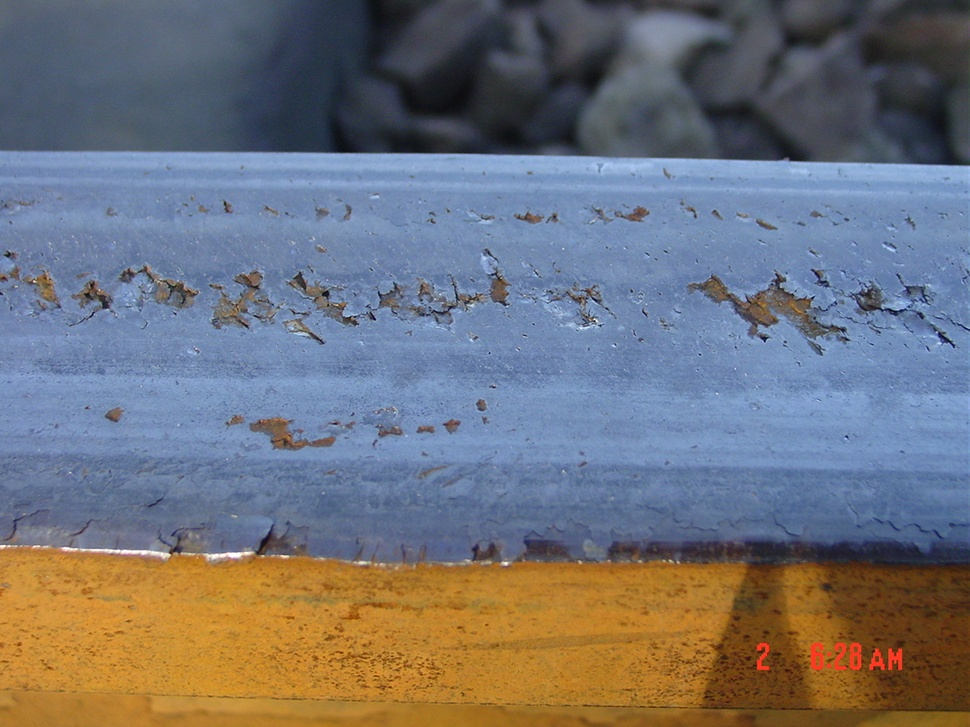
#> input picture DSC04371.JPG, 970 x 727 px, shrunk from 1280 x 960 before the run
$ python main_3.py
#> lines starting #> are read from the running program, lines starting #| are printed output that depends on the picture; after the words box and inside, x2 and y2 are one past the last pixel; in counts of white or black regions, pixels touching at a corner belong together
import cv2
import time

# Load the image
image = cv2.imread('DSC04371.JPG')
#> image is the input picture: shape (727, 970, 3); mean B, G, R 119.8, 113.7, 112.9

# Convert the image to grayscale
gray = cv2.cvtColor(image, cv2.COLOR_BGR2GRAY)
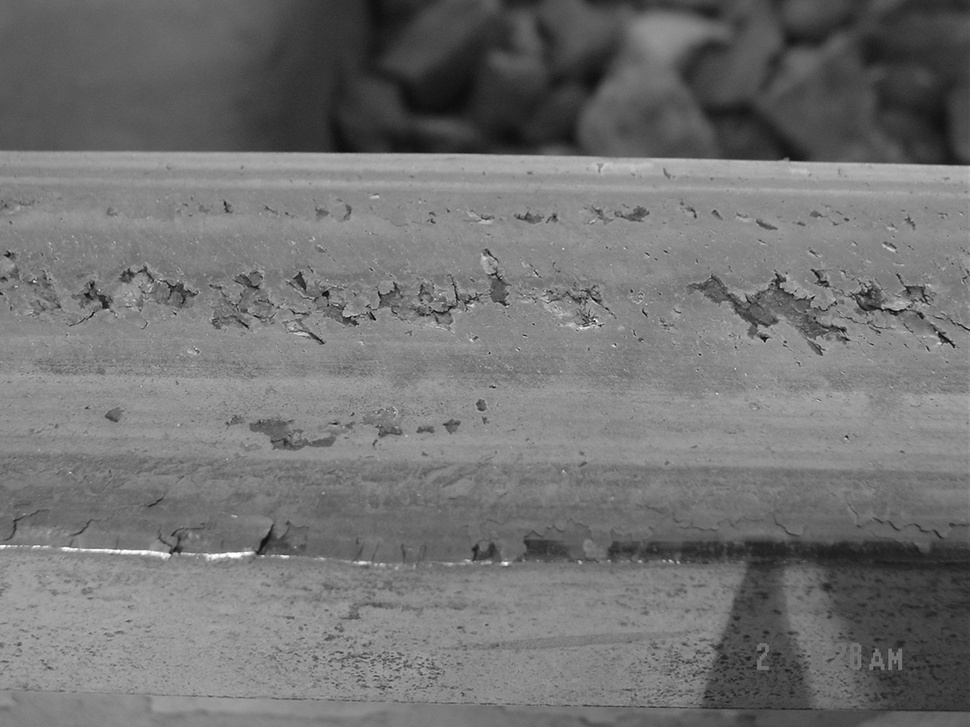
#> gray: shape (727, 970); min 5, max 255, mean 114.1

cv2.imwrite("index_gray.png", gray)

# Apply Gaussian blur to reduce noise
blurred = cv2.GaussianBlur(gray, (7, 7), 0)

cv2.imwrite("index_blur.png", blurred)

bilateral_blur = cv2.bilateralFilter(gray, 9, 75, 75)

cv2.imwrite("index_bilateral.png", bilateral_blur)

thresh = cv2.threshold(bilateral_blur, 0, 255, cv2.THRESH_BINARY)[1]
#> thresh: shape (727, 970); every value is 255

cv2.imwrite("index_thresh.png", thresh)

edges = cv2.Canny(bilateral_blur, 100, 200)
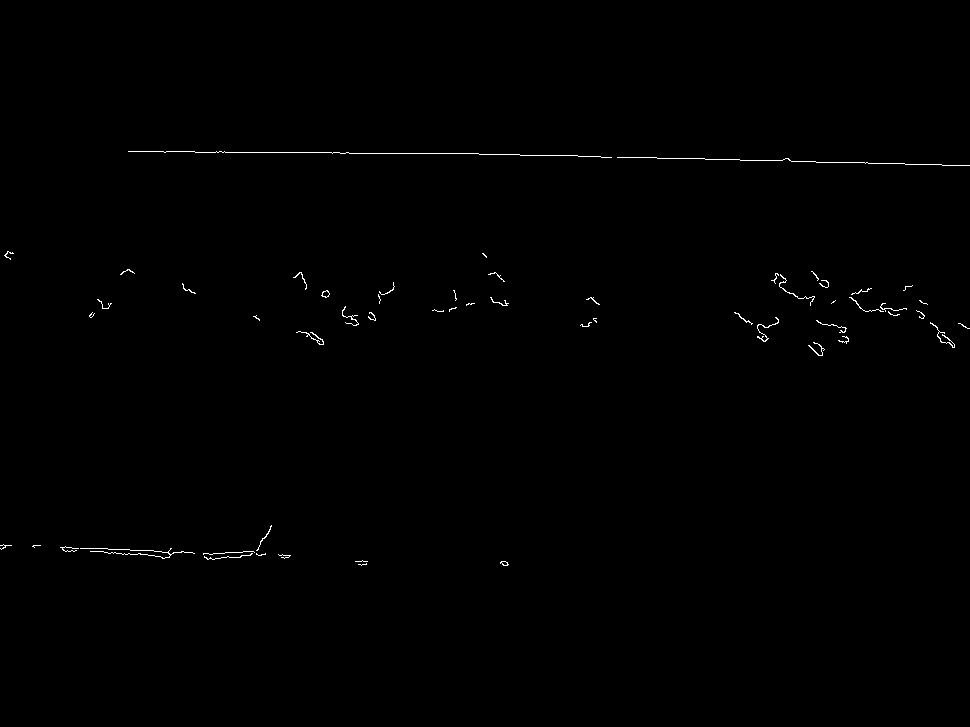
#> edges: shape (727, 970); 0.36% white in thin lines or dots, all inside (x1, y1, x2, y2) = (0, 151, 970, 566)

cv2.imwrite("index_edges.png", edges)

ret, th = cv2.threshold(gray, 0, 255, cv2.THRESH_BINARY+cv2.THRESH_OTSU)
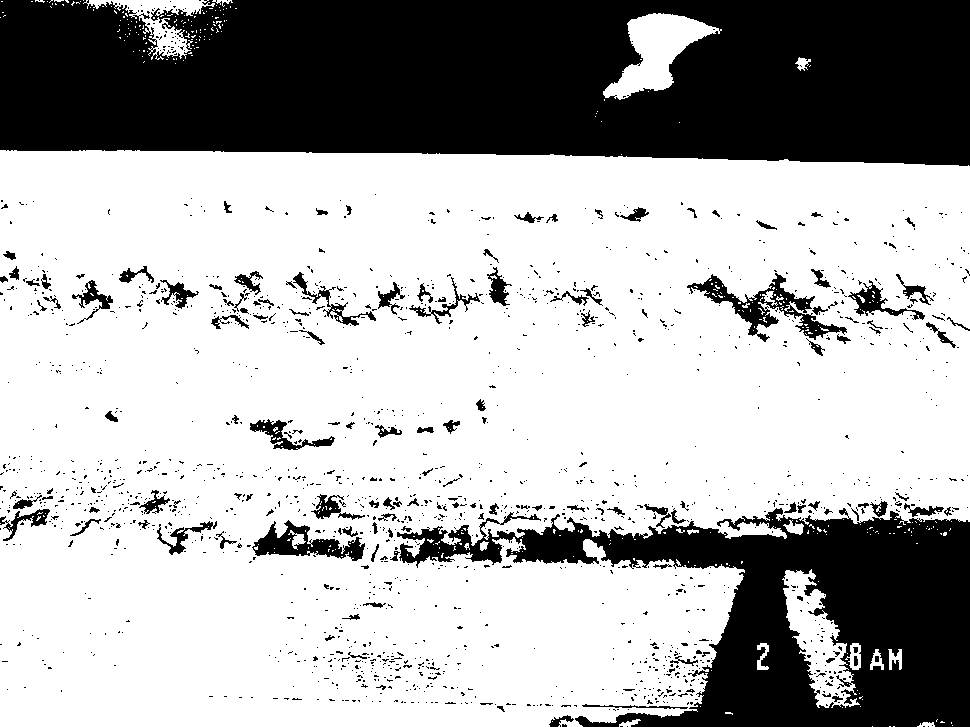
#> th: shape (727, 970); 68.4% white; 1633 black regions (1490 under 20 px), largest, box (x1, y1, x2, y2) and area: (0, 0, 970, 166) 143593, (397, 508, 970, 727) 55794, (687, 273, 847, 342) 2745
#> ret = 102

cv2.imwrite("index_thresh2.png", th)


#
# # Edge detection using Canny
# edges = cv2.Canny(blurred, 50, 150)
#
# # Find contours
# contours, _ = cv2.findContours(edges, cv2.RETR_EXTERNAL, cv2.CHAIN_APPROX_SIMPLE)
#
# # Find the largest contour (assuming it corresponds to the metal stick)
# largest_contour = max(contours, key=cv2.contourArea)
#
# # Start time
# start_time = time.time()
#
# # Calculate the bounding box around the largest contour
# x, y, w, h = cv2.boundingRect(largest_contour)
#
# # Define the amount to increase the bounding box size (for width and height independently)
# increase_width = 10000
# increase_height = 480
#
# # Adjust the coordinates to increase the bounding box size
# x -= increase_width // 2
# y -= increase_height // 2
# w += increase_width
# h += increase_height
#
# # Ensure the bounding box stays within the image boundaries
# x = max(x, 0)
# y = max(y, 0)
# w = min(w, image.shape[1] - x)
# h = min(h, image.shape[0] - y)
#
# # Draw the rectangular bounding box on the original image
# boxed_image = cv2.rectangle(image.copy(), (x, y), (x + w, y + h), (0, 255, 0), 2)
#
# # End time
# end_time = time.time()
#
# # Calculate processing time per frame
# processing_time = end_time - start_time
#
# # Calculate FPS
# #fps = 1 / processing_time
#
# print("Processing Time: {:.4f} seconds".format(processing_time))
# #print("FPS: {:.2f}".format(fps))
#
# # Display the image with the rectangular bounding box
# cv2.imshow('Metal Stick with Rectangular Bounding Box', boxed_image)
#
# # Optionally save the image with the rectangular bounding box
# cv2.imwrite('metal_stick_with_rectangular_bounding_box_4.jpg', boxed_image)
#
# # Wait for a key press and close all windows
# cv2.waitKey(0)
# cv2.destroyAllWindows()

$ run again, with DSC03044.JPG copied over DSC04371.JPG
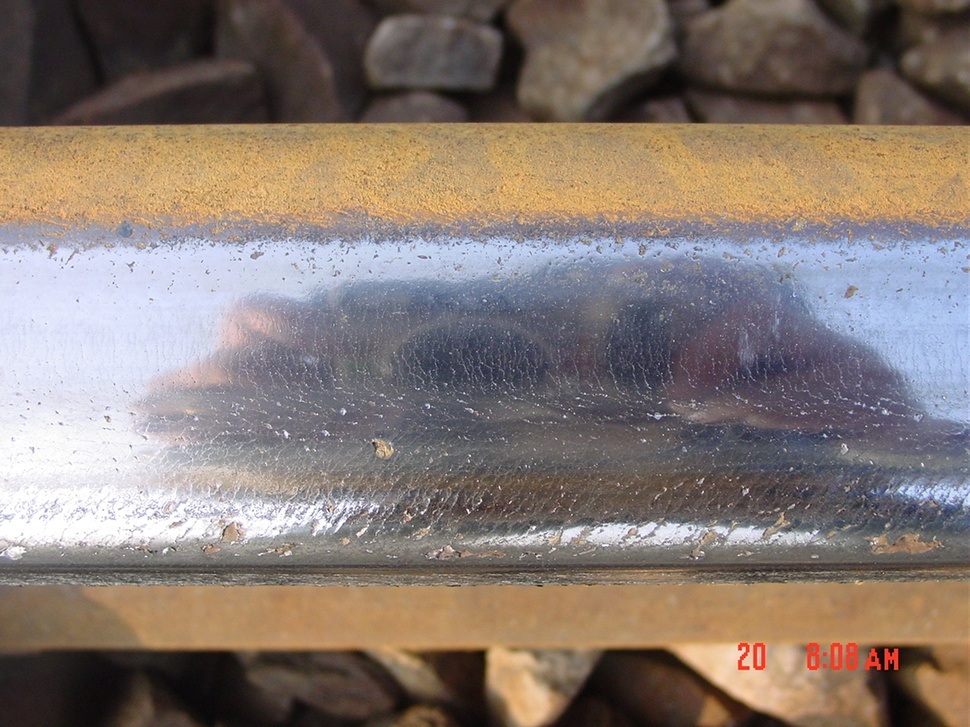
#> input picture DSC03044.JPG, 970 x 727 px, shrunk from 1280 x 960 before the run
#> image is the input picture: shape (727, 970, 3); mean B, G, R 113.5, 120.9, 133.6
#> thresh: shape (727, 970); every value is 255
#> `edges = cv2.Canny(bilateral_blur, 100, 200)`:
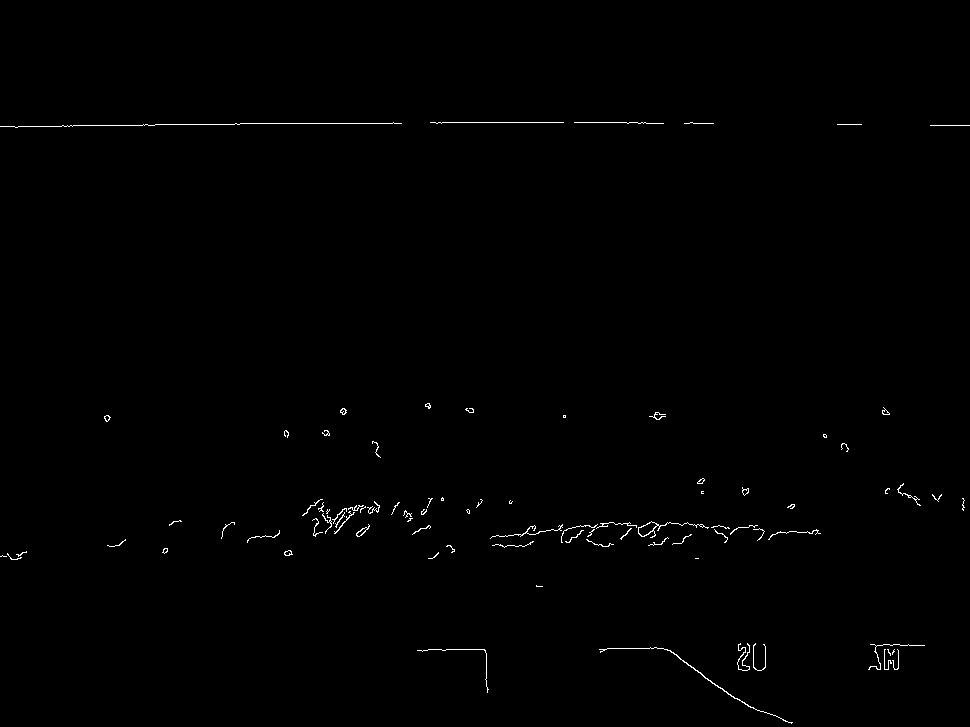
#> edges: shape (727, 970); 0.49% white in thin lines or dots, all inside (x1, y1, x2, y2) = (0, 122, 970, 724)
#> `ret, th = cv2.threshold(gray, 0, 255, cv2.THRESH_BINARY+cv2.THRESH_OTSU)`:
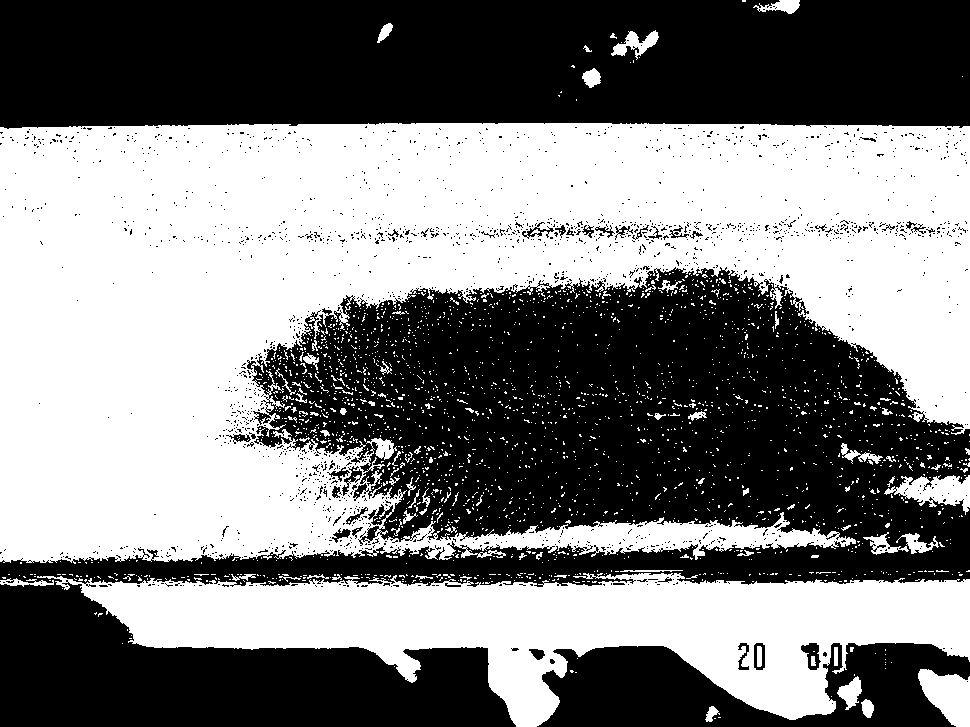
#> th: shape (727, 970); 49.6% white; 2297 white regions (2213 under 20 px), largest, box (x1, y1, x2, y2) and area: (0, 123, 970, 564) 264288, (37, 573, 970, 727) 69102, (918, 669, 970, 727) 1996
#> ret = 124

$ run again, with 01_WheelBurn_Test_jpg.rf.44f39db113a48fecc4091571b17a198d.jpg copied over DSC04371.JPG
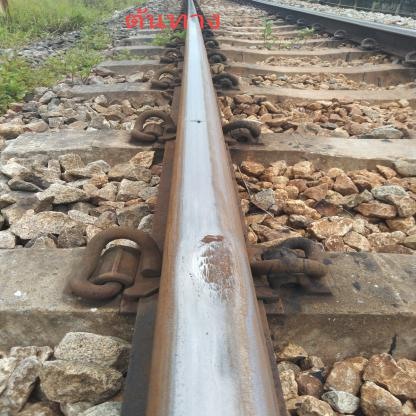
#> input picture 01_WheelBurn_Test_jpg.rf.44f39db113a48fecc4091571b17a198d.jpg, 416 x 416 px
#> image is the input picture: shape (416, 416, 3); mean B, G, R 121.1, 135.9, 147.3
#> thresh: shape (416, 416); every value is 255
#> `edges = cv2.Canny(bilateral_blur, 100, 200)`:
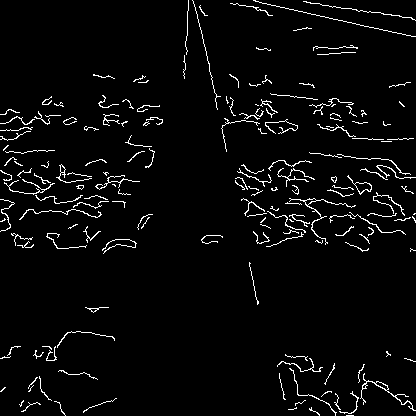
#> edges: shape (416, 416); 3.7% white in thin lines or dots
#> `ret, th = cv2.threshold(gray, 0, 255, cv2.THRESH_BINARY+cv2.THRESH_OTSU)`:
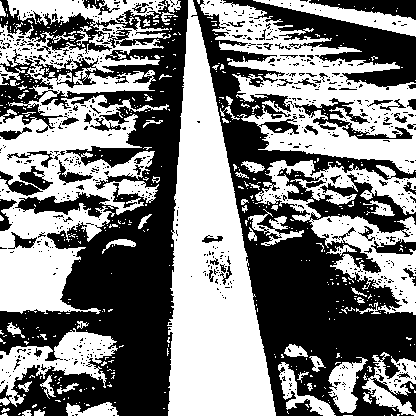
#> th: shape (416, 416); 50.4% white; 769 black regions (714 under 20 px), largest, box (x1, y1, x2, y2) and area: (0, 0, 188, 416) 38568, (191, 0, 416, 416) 32306, (223, 0, 416, 90) 5659
#> ret = 137

$ run again, with 030_Spalling_Train_jpg.rf.4e51a626f52cf19dbb6af41754a1e5ea.jpg copied over DSC04371.JPG
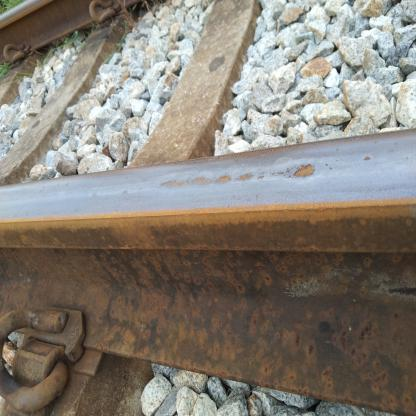
#> input picture 030_Spalling_Train_jpg.rf.4e51a626f52cf19dbb6af41754a1e5ea.jpg, 416 x 416 px
#> image is the input picture: shape (416, 416, 3); mean B, G, R 118.2, 127.5, 134
#> thresh: shape (416, 416); every value is 255
#> `edges = cv2.Canny(bilateral_blur, 100, 200)`:
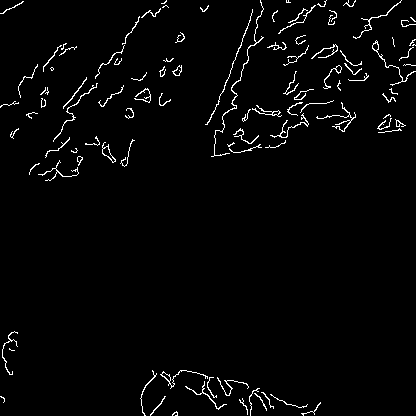
#> edges: shape (416, 416); 2.4% white in thin lines or dots
#> `ret, th = cv2.threshold(gray, 0, 255, cv2.THRESH_BINARY+cv2.THRESH_OTSU)`:
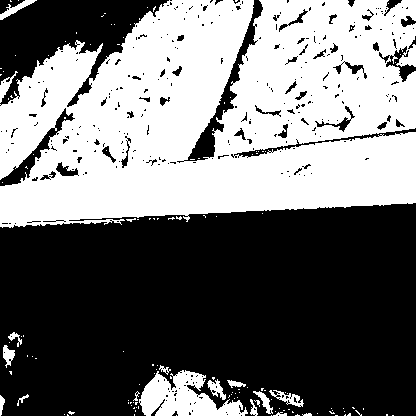
#> th: shape (416, 416); 45.3% white; 135 white regions (118 under 20 px), largest, box (x1, y1, x2, y2) and area: (0, 0, 416, 228) 73627, (139, 370, 248, 416) 2801, (269, 390, 304, 407) 221
#> ret = 133
